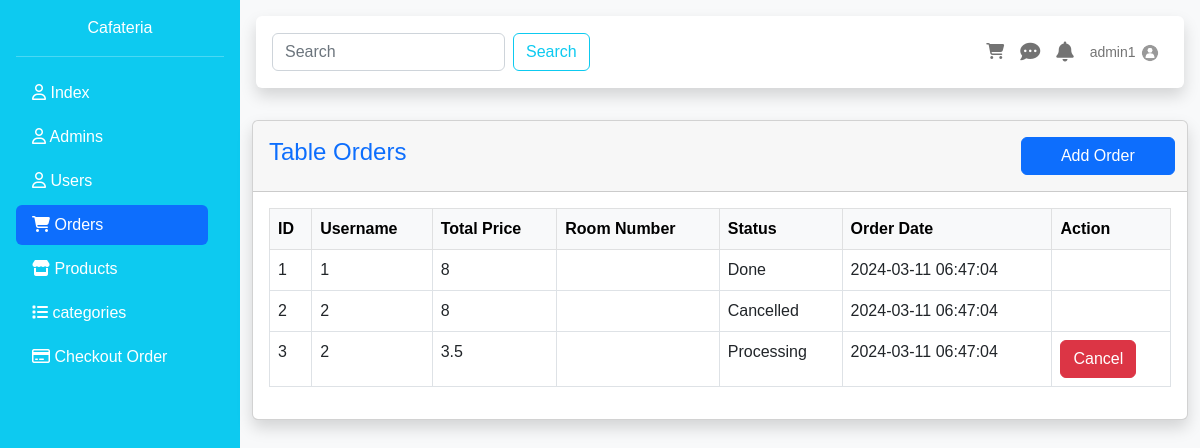
Screenshot of /order.php (signed in) with the database file from the repository.
### tables this page shows
CREATE TABLE `orders` (
  `id` int(10) UNSIGNED NOT NULL,
  `user_id` int(10) UNSIGNED NOT NULL,
  `total_price` float NOT NULL,
  `tax` float NOT NULL DEFAULT 0.1,
  `total_price_after_tax` float NOT NULL,
  `status` enum('Processing','Out For Delivery','Done','Cancelled') DEFAULT 'Processing',
  `notes` text DEFAULT NULL,
  `room_id` int(10) UNSIGNED NOT NULL,
  `order_date` timestamp NOT NULL DEFAULT current_timestamp()
);

### DataBase/DBCLass.php (called while the page is built, shortened)
<?php
require "connect.php";
class Table extends Database{
    public $TbName;
    public function __construct($tableName){
        $this->TbName = $tableName;
    }
    public function Select(array $columns, $condition=1){
        $statement = "SELECT " . implode(",", $columns) . " FROM {$this->TbName} WHERE $condition";
        try {
            $selected = parent::connect()->query($statement);
            return $selected;
        } catch (PDOException $e){
            throw new Exception("PDO Error: " . $e->getMessage());
        }
    }
    public function FindById($cond,$value){
        $sql = "SELECT * FROM {$this->TbName} WHERE $cond = :val";
        $Sel = parent::connect()->prepare($sql);
        $Sel->execute(['val' => $value]);
        if($Sel->rowCount() > 0){
            $result = $Sel->fetch();
            return $result;
        }else{
            throw new Exception("is not Found");
        }
    }
}
?>

### DataBase/connect.php (called while the page is built, shortened)
<?php
class Database{
    static protected $connection = false ;
    private static $server = 'localhost';
    private static $root = "root";
    private static $pass = "";
    private static $Db = "cafeteria";
    public static function connect(){
        if(!self::$connection){
            try {
                self::$connection = new PDO("mysql:host=".self::$server.";dbname=".self::$Db."", self::$root, self::$pass);
            } catch (PDOException $e) {
                die("PDO CONNECTION ERROR: " . $e->getMessage() . "<br/>");
            }
        }
        return self::$connection;
    }
}
?>

### orders/table.php (the view, shortened to what this page needs)
<div class="container-fluid">
    <div class="card shadow mb-4">
        <div class="card-header py-3">
            <div class="row justify-content-between align-items-center">
                <h4 class="col text-primary">Table Orders</h4>
                <a href="?add=Admin" class="col-2 me-2 btn btn-primary">Add Order</a>
            </div>
        </div>
        <div class="card-body">
            <table class="table table-bordered table-hover table-responsive">
                <thead class="table-light">
                <tr>
                    <th>ID</th>
                    <th>Username</th>
                    <th>Total Price</th>
                    <th>Room Number</th>
                    <th>Status</th>
                    <th>Order Date</th>
                    <th>Action</th>
                </tr>
                </thead>
                <tbody>
                <?php
                if (!empty($result)) {
                    foreach($result as $order){
                        ?>
                        <tr>
                            <td><?=$id++?></td>
                            <td><?=$order['user_id']?></td>
                            <td><?=$order['total_price']?></td>
                            <td><?=$order['room_number']?></td>
                            <td><?=$order['status']?></td>
                            <td><?=$order['order_date']?></td>
                            <td>
                                <?php if ($order['status'] == 'Processing') {?>
                                    <a class="btn btn-danger" href="orders/delete.php?order_id=<?=$order['id']?>">Cancel</a>
                                <?php }?>
                            </td>
                        </tr>
                    <?php }
                } ?>
                </tbody>
            </table>
        </div>
    </div>
</div>
</body>
</html>

### include/navbar.php (shortened to what this page needs)
<?php
    $newTable = new Table('admins');
    $currentAdmin = $newTable->FindById('id',$_SESSION['id']);
?>
<div id="body_content" class="bg-light flex-fill">
    <div class="p-3">
        <nav class="navbar navbar-expand-lg bg-white shadow rounded p-3 mb-3">
            <form class="d-flex" role="search">
                <input class="form-control me-2" type="search" placeholder="Search" aria-label="Search">
                <button class="btn btn-outline-info" type="submit">Search</button>
            </form>
            <ul class="navbar-nav ms-auto d-flex flex-row">
                <li class="nav-item me-3 me-lg-0">
                    <a class="nav-link" href="#!">
                        <i class="fas fa-shopping-cart"></i>
                    </a>
                </li>
                <li class="nav-item me-3 me-lg-0">
                    <a class="nav-link" href="#!">
                        <i class="fas fa-comment-dots fa-lg"></i>
                    </a>
                </li>
                <li class="nav-item me-3 me-lg-0">
                    <a class="nav-link" href="#!">
                        <i class="fas fa-bell fa-lg"></i>
                    </a>
                </li>
                <li class="nav-item dropdown me-3 me-lg-0">
                  <a class="nav-link dropdown-toggle" href="#" id="userDropdown" role="button" data-bs-toggle="dropdown" aria-expanded="false">
                 <span class="mr-2 d-none d-lg-inline text-gray-600 small"><?=$currentAdmin['username']?></span>
                      <img class="rounded-circle" src="uploads/<?= $currentAdmin['profile_picture']?>" width="20px" height="20px">
                   </a>
                </li>
            </ul>
        </nav>
    </div>

### include/sidebar.php (style rules this page uses)
html, body { height: 100%; font-family: 'Ubuntu', sans-serif; }
.dropdown-toggle::after { content: none; }

### rows the page displays
orders: user "1", total_price "8", status "Done", order_date "2024-03-11 06:47:04"
orders: user "2", total_price "8", status "Cancelled", order_date "2024-03-11 06:47:04"
orders: user "2", total_price "3.5", status "Processing", order_date "2024-03-11 06:47:04"

### other values shown
$currentAdmin['username'] "admin1"
